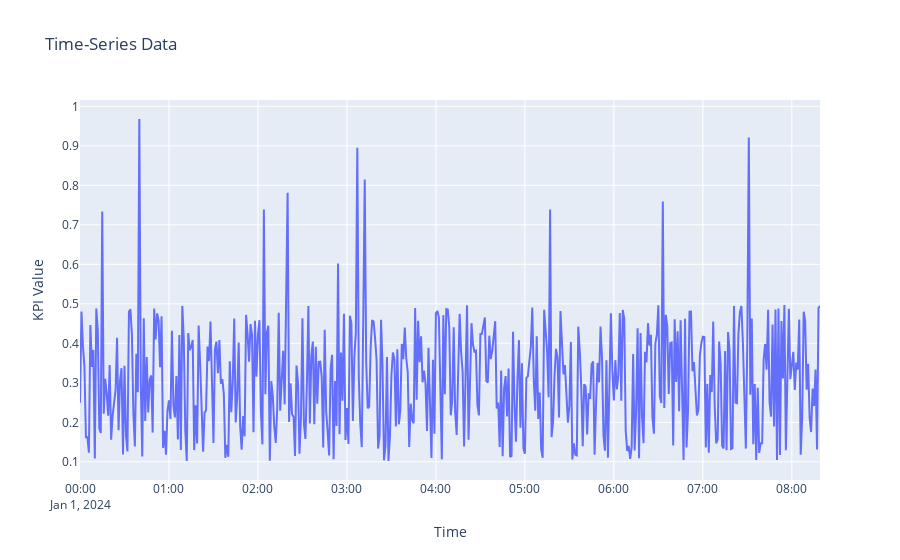

Notebook code for this chart:
### Code cell
fig = go.Figure()
fig.add_trace(go.Scatter(x=data['timestamp'], y=data['kpi'], mode='lines', name='KPI'))
fig.update_layout(title='Time-Series Data', xaxis_title='Time', yaxis_title='KPI Value')
fig.show()

### Figure 1 — Plotly figure (JSON) as saved in the notebook; plotly's stock layout.template omitted (floating-point values rounded to 4 significant figures; data arrays with more than 128 entries replaced by an {"elided": "..."} marker saying what was removed)
{"data": [{"mode": "lines", "name": "KPI", "type": "scatter", "x": {"elided": "500 str values"}, "y": {"elided": "500 float values"}}], "layout": {"title": {"text": "Time-Series Data"}, "xaxis": {"title": {"text": "Time"}}, "yaxis": {"title": {"text": "KPI Value"}}}}
